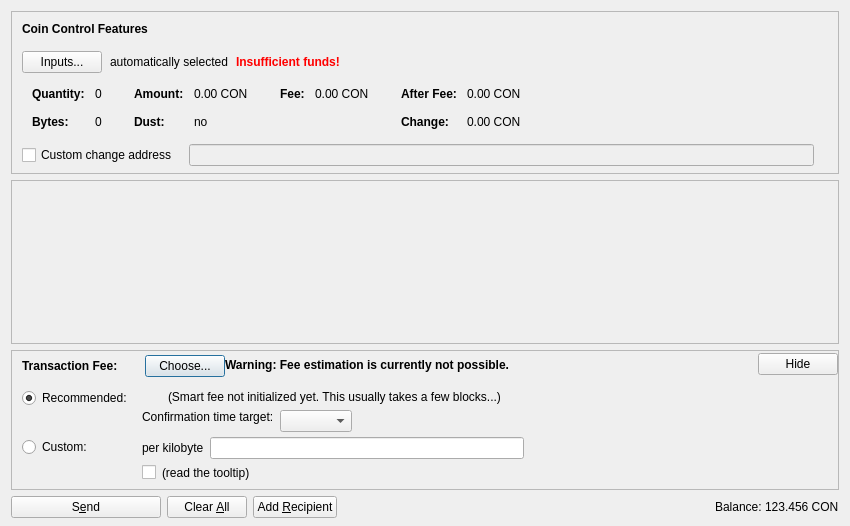
<?xml version="1.0" encoding="UTF-8"?>
<ui version="4.0">
 <class>SendCoinsDialog</class>
 <widget class="QDialog" name="SendCoinsDialog">
  <property name="geometry">
   <rect>
    <x>0</x>
    <y>0</y>
    <width>850</width>
    <height>526</height>
   </rect>
  </property>
  <property name="windowTitle">
   <string>Send Coins</string>
  </property>
  <layout class="QVBoxLayout" name="verticalLayout" stretch="0,1,0,0">
   <property name="bottomMargin">
    <number>8</number>
   </property>
   <item>
    <widget class="QFrame" name="frameCoinControl">
     <property name="sizePolicy">
      <sizepolicy hsizetype="Expanding" vsizetype="Expanding">
       <horstretch>0</horstretch>
       <verstretch>0</verstretch>
      </sizepolicy>
     </property>
     <property name="maximumSize">
      <size>
       <width>16777215</width>
       <height>16777215</height>
      </size>
     </property>
     <property name="frameShape">
      <enum>QFrame::StyledPanel</enum>
     </property>
     <property name="frameShadow">
      <enum>QFrame::Sunken</enum>
     </property>
     <layout class="QVBoxLayout" name="verticalLayoutCoinControl2">
      <property name="spacing">
       <number>0</number>
      </property>
      <property name="leftMargin">
       <number>0</number>
      </property>
      <property name="topMargin">
       <number>0</number>
      </property>
      <property name="rightMargin">
       <number>0</number>
      </property>
      <property name="bottomMargin">
       <number>6</number>
      </property>
      <item>
       <layout class="QVBoxLayout" name="verticalLayoutCoinControl" stretch="0,0,0,0,1">
        <property name="spacing">
         <number>0</number>
        </property>
        <property name="leftMargin">
         <number>10</number>
        </property>
        <property name="topMargin">
         <number>10</number>
        </property>
        <item>
         <layout class="QHBoxLayout" name="horizontalLayoutCoinControl1">
          <property name="bottomMargin">
           <number>15</number>
          </property>
          <item>
           <widget class="QLabel" name="labelCoinControlFeatures">
            <property name="sizePolicy">
             <sizepolicy hsizetype="Preferred" vsizetype="Maximum">
              <horstretch>0</horstretch>
              <verstretch>0</verstretch>
             </sizepolicy>
            </property>
            <property name="font">
             <font>
              <weight>75</weight>
              <bold>true</bold>
             </font>
            </property>
            <property name="styleSheet">
             <string notr="true">font-weight:bold;</string>
            </property>
            <property name="text">
             <string>Coin Control Features</string>
            </property>
           </widget>
          </item>
         </layout>
        </item>
        <item>
         <layout class="QHBoxLayout" name="horizontalLayoutCoinControl2" stretch="0,0,0,0">
          <property name="spacing">
           <number>8</number>
          </property>
          <property name="bottomMargin">
           <number>10</number>
          </property>
          <item>
           <widget class="QPushButton" name="pushButtonCoinControl">
            <property name="styleSheet">
             <string notr="true"/>
            </property>
            <property name="text">
             <string>Inputs...</string>
            </property>
            <property name="autoDefault">
             <bool>false</bool>
            </property>
           </widget>
          </item>
          <item>
           <widget class="QLabel" name="labelCoinControlAutomaticallySelected">
            <property name="text">
             <string>automatically selected</string>
            </property>
            <property name="margin">
             <number>5</number>
            </property>
           </widget>
          </item>
          <item>
           <widget class="QLabel" name="labelCoinControlInsuffFunds">
            <property name="font">
             <font>
              <weight>75</weight>
              <bold>true</bold>
             </font>
            </property>
            <property name="styleSheet">
             <string notr="true">color:red;font-weight:bold;</string>
            </property>
            <property name="text">
             <string>Insufficient funds!</string>
            </property>
            <property name="margin">
             <number>5</number>
            </property>
           </widget>
          </item>
          <item>
           <spacer name="horizontalSpacerCoinControl">
            <property name="orientation">
             <enum>Qt::Horizontal</enum>
            </property>
            <property name="sizeHint" stdset="0">
             <size>
              <width>40</width>
              <height>1</height>
             </size>
            </property>
           </spacer>
          </item>
         </layout>
        </item>
        <item>
         <widget class="QWidget" name="widgetCoinControl" native="true">
          <property name="sizePolicy">
           <sizepolicy hsizetype="Preferred" vsizetype="Preferred">
            <horstretch>0</horstretch>
            <verstretch>0</verstretch>
           </sizepolicy>
          </property>
          <property name="minimumSize">
           <size>
            <width>0</width>
            <height>0</height>
           </size>
          </property>
          <property name="styleSheet">
           <string notr="true"/>
          </property>
          <layout class="QHBoxLayout" name="horizontalLayoutCoinControl5">
           <property name="leftMargin">
            <number>0</number>
           </property>
           <property name="topMargin">
            <number>0</number>
           </property>
           <property name="rightMargin">
            <number>0</number>
           </property>
           <property name="bottomMargin">
            <number>0</number>
           </property>
           <item>
            <layout class="QHBoxLayout" name="horizontalLayoutCoinControl3" stretch="0,0,0,1">
             <property name="spacing">
              <number>20</number>
             </property>
             <property name="topMargin">
              <number>0</number>
             </property>
             <property name="bottomMargin">
              <number>10</number>
             </property>
             <item>
              <layout class="QFormLayout" name="formLayoutCoinControl1">
               <property name="horizontalSpacing">
                <number>10</number>
               </property>
               <property name="verticalSpacing">
                <number>14</number>
               </property>
               <property name="leftMargin">
                <number>10</number>
               </property>
               <property name="topMargin">
                <number>4</number>
               </property>
               <property name="rightMargin">
                <number>6</number>
               </property>
               <item row="0" column="0">
                <widget class="QLabel" name="labelCoinControlQuantityText">
                 <property name="font">
                  <font>
                   <weight>75</weight>
                   <bold>true</bold>
                  </font>
                 </property>
                 <property name="text">
                  <string>Quantity:</string>
                 </property>
                 <property name="margin">
                  <number>0</number>
                 </property>
                </widget>
               </item>
               <item row="0" column="1">
                <widget class="QLabel" name="labelCoinControlQuantity">
                 <property name="cursor">
                  <cursorShape>IBeamCursor</cursorShape>
                 </property>
                 <property name="contextMenuPolicy">
                  <enum>Qt::ActionsContextMenu</enum>
                 </property>
                 <property name="text">
                  <string notr="true">0</string>
                 </property>
                 <property name="margin">
                  <number>0</number>
                 </property>
                 <property name="textInteractionFlags">
                  <set>Qt::LinksAccessibleByMouse|Qt::TextSelectableByKeyboard|Qt::TextSelectableByMouse</set>
                 </property>
                </widget>
               </item>
               <item row="1" column="0">
                <widget class="QLabel" name="labelCoinControlBytesText">
                 <property name="font">
                  <font>
                   <weight>75</weight>
                   <bold>true</bold>
                  </font>
                 </property>
                 <property name="text">
                  <string>Bytes:</string>
                 </property>
                </widget>
               </item>
               <item row="1" column="1">
                <widget class="QLabel" name="labelCoinControlBytes">
                 <property name="cursor">
                  <cursorShape>IBeamCursor</cursorShape>
                 </property>
                 <property name="contextMenuPolicy">
                  <enum>Qt::ActionsContextMenu</enum>
                 </property>
                 <property name="text">
                  <string notr="true">0</string>
                 </property>
                 <property name="textInteractionFlags">
                  <set>Qt::LinksAccessibleByMouse|Qt::TextSelectableByKeyboard|Qt::TextSelectableByMouse</set>
                 </property>
                </widget>
               </item>
              </layout>
             </item>
             <item>
              <layout class="QFormLayout" name="formLayoutCoinControl2">
               <property name="horizontalSpacing">
                <number>10</number>
               </property>
               <property name="verticalSpacing">
                <number>14</number>
               </property>
               <property name="leftMargin">
                <number>6</number>
               </property>
               <property name="topMargin">
                <number>4</number>
               </property>
               <property name="rightMargin">
                <number>6</number>
               </property>
               <item row="0" column="0">
                <widget class="QLabel" name="labelCoinControlAmountText">
                 <property name="font">
                  <font>
                   <weight>75</weight>
                   <bold>true</bold>
                  </font>
                 </property>
                 <property name="text">
                  <string>Amount:</string>
                 </property>
                 <property name="margin">
                  <number>0</number>
                 </property>
                </widget>
               </item>
               <item row="0" column="1">
                <widget class="QLabel" name="labelCoinControlAmount">
                 <property name="cursor">
                  <cursorShape>IBeamCursor</cursorShape>
                 </property>
                 <property name="contextMenuPolicy">
                  <enum>Qt::ActionsContextMenu</enum>
                 </property>
                 <property name="text">
                  <string notr="true">0.00 CON</string>
                 </property>
                 <property name="textInteractionFlags">
                  <set>Qt::LinksAccessibleByMouse|Qt::TextSelectableByKeyboard|Qt::TextSelectableByMouse</set>
                 </property>
                </widget>
               </item>
               <item row="1" column="0">
                <widget class="QLabel" name="labelCoinControlLowOutputText">
                 <property name="font">
                  <font>
                   <weight>75</weight>
                   <bold>true</bold>
                  </font>
                 </property>
                 <property name="text">
                  <string>Dust:</string>
                 </property>
                </widget>
               </item>
               <item row="1" column="1">
                <widget class="QLabel" name="labelCoinControlLowOutput">
                 <property name="cursor">
                  <cursorShape>IBeamCursor</cursorShape>
                 </property>
                 <property name="contextMenuPolicy">
                  <enum>Qt::ActionsContextMenu</enum>
                 </property>
                 <property name="text">
                  <string notr="true">no</string>
                 </property>
                 <property name="textInteractionFlags">
                  <set>Qt::LinksAccessibleByMouse|Qt::TextSelectableByKeyboard|Qt::TextSelectableByMouse</set>
                 </property>
                </widget>
               </item>
              </layout>
             </item>
             <item>
              <layout class="QFormLayout" name="formLayoutCoinControl3">
               <property name="horizontalSpacing">
                <number>10</number>
               </property>
               <property name="verticalSpacing">
                <number>14</number>
               </property>
               <property name="leftMargin">
                <number>6</number>
               </property>
               <property name="topMargin">
                <number>4</number>
               </property>
               <property name="rightMargin">
                <number>6</number>
               </property>
               <item row="0" column="0">
                <widget class="QLabel" name="labelCoinControlFeeText">
                 <property name="font">
                  <font>
                   <weight>75</weight>
                   <bold>true</bold>
                  </font>
                 </property>
                 <property name="text">
                  <string>Fee:</string>
                 </property>
                 <property name="margin">
                  <number>0</number>
                 </property>
                </widget>
               </item>
               <item row="0" column="1">
                <widget class="QLabel" name="labelCoinControlFee">
                 <property name="cursor">
                  <cursorShape>IBeamCursor</cursorShape>
                 </property>
                 <property name="contextMenuPolicy">
                  <enum>Qt::ActionsContextMenu</enum>
                 </property>
                 <property name="text">
                  <string notr="true">0.00 CON</string>
                 </property>
                 <property name="textInteractionFlags">
                  <set>Qt::LinksAccessibleByMouse|Qt::TextSelectableByKeyboard|Qt::TextSelectableByMouse</set>
                 </property>
                </widget>
               </item>
              </layout>
             </item>
             <item>
              <layout class="QFormLayout" name="formLayoutCoinControl4">
               <property name="horizontalSpacing">
                <number>10</number>
               </property>
               <property name="verticalSpacing">
                <number>14</number>
               </property>
               <property name="leftMargin">
                <number>6</number>
               </property>
               <property name="topMargin">
                <number>4</number>
               </property>
               <property name="rightMargin">
                <number>6</number>
               </property>
               <item row="0" column="0">
                <widget class="QLabel" name="labelCoinControlAfterFeeText">
                 <property name="font">
                  <font>
                   <weight>75</weight>
                   <bold>true</bold>
                  </font>
                 </property>
                 <property name="text">
                  <string>After Fee:</string>
                 </property>
                 <property name="margin">
                  <number>0</number>
                 </property>
                </widget>
               </item>
               <item row="0" column="1">
                <widget class="QLabel" name="labelCoinControlAfterFee">
                 <property name="cursor">
                  <cursorShape>IBeamCursor</cursorShape>
                 </property>
                 <property name="contextMenuPolicy">
                  <enum>Qt::ActionsContextMenu</enum>
                 </property>
                 <property name="text">
                  <string notr="true">0.00 CON</string>
                 </property>
                 <property name="textInteractionFlags">
                  <set>Qt::LinksAccessibleByMouse|Qt::TextSelectableByKeyboard|Qt::TextSelectableByMouse</set>
                 </property>
                </widget>
               </item>
               <item row="1" column="0">
                <widget class="QLabel" name="labelCoinControlChangeText">
                 <property name="font">
                  <font>
                   <weight>75</weight>
                   <bold>true</bold>
                  </font>
                 </property>
                 <property name="text">
                  <string>Change:</string>
                 </property>
                </widget>
               </item>
               <item row="1" column="1">
                <widget class="QLabel" name="labelCoinControlChange">
                 <property name="cursor">
                  <cursorShape>IBeamCursor</cursorShape>
                 </property>
                 <property name="contextMenuPolicy">
                  <enum>Qt::ActionsContextMenu</enum>
                 </property>
                 <property name="text">
                  <string notr="true">0.00 CON</string>
                 </property>
                 <property name="textInteractionFlags">
                  <set>Qt::LinksAccessibleByMouse|Qt::TextSelectableByKeyboard|Qt::TextSelectableByMouse</set>
                 </property>
                </widget>
               </item>
              </layout>
             </item>
            </layout>
           </item>
          </layout>
         </widget>
        </item>
        <item>
         <layout class="QHBoxLayout" name="horizontalLayoutCoinControl4" stretch="0,0,0">
          <property name="spacing">
           <number>12</number>
          </property>
          <property name="sizeConstraint">
           <enum>QLayout::SetDefaultConstraint</enum>
          </property>
          <property name="topMargin">
           <number>5</number>
          </property>
          <property name="rightMargin">
           <number>5</number>
          </property>
          <item>
           <widget class="QCheckBox" name="checkBoxCoinControlChange">
            <property name="toolTip">
             <string>If this is activated, but the change address is empty or invalid, change will be sent to a newly generated address.</string>
            </property>
            <property name="text">
             <string>Custom change address</string>
            </property>
           </widget>
          </item>
          <item>
           <widget class="QValidatedLineEdit" name="lineEditCoinControlChange">
            <property name="enabled">
             <bool>false</bool>
            </property>
            <property name="sizePolicy">
             <sizepolicy hsizetype="Expanding" vsizetype="Fixed">
              <horstretch>0</horstretch>
              <verstretch>0</verstretch>
             </sizepolicy>
            </property>
           </widget>
          </item>
          <item>
           <widget class="QLabel" name="labelCoinControlChangeLabel">
            <property name="sizePolicy">
             <sizepolicy hsizetype="Preferred" vsizetype="Expanding">
              <horstretch>0</horstretch>
              <verstretch>0</verstretch>
             </sizepolicy>
            </property>
            <property name="minimumSize">
             <size>
              <width>0</width>
              <height>0</height>
             </size>
            </property>
            <property name="text">
             <string/>
            </property>
            <property name="margin">
             <number>3</number>
            </property>
           </widget>
          </item>
         </layout>
        </item>
        <item>
         <spacer name="verticalSpacerCoinControl">
          <property name="orientation">
           <enum>Qt::Vertical</enum>
          </property>
          <property name="sizeHint" stdset="0">
           <size>
            <width>800</width>
            <height>1</height>
           </size>
          </property>
         </spacer>
        </item>
       </layout>
      </item>
     </layout>
    </widget>
   </item>
   <item>
    <widget class="QScrollArea" name="scrollArea">
     <property name="widgetResizable">
      <bool>true</bool>
     </property>
     <widget class="QWidget" name="scrollAreaWidgetContents">
      <property name="geometry">
       <rect>
        <x>0</x>
        <y>0</y>
        <width>830</width>
        <height>104</height>
       </rect>
      </property>
      <layout class="QVBoxLayout" name="verticalLayout_2" stretch="0,1">
       <property name="leftMargin">
        <number>0</number>
       </property>
       <property name="topMargin">
        <number>0</number>
       </property>
       <property name="rightMargin">
        <number>0</number>
       </property>
       <property name="bottomMargin">
        <number>0</number>
       </property>
       <item>
        <layout class="QVBoxLayout" name="entries">
         <property name="spacing">
          <number>6</number>
         </property>
        </layout>
       </item>
       <item>
        <spacer name="verticalSpacer">
         <property name="orientation">
          <enum>Qt::Vertical</enum>
         </property>
         <property name="sizeHint" stdset="0">
          <size>
           <width>20</width>
           <height>40</height>
          </size>
         </property>
        </spacer>
       </item>
      </layout>
     </widget>
    </widget>
   </item>
   <item>
    <widget class="QFrame" name="frameFee">
     <property name="sizePolicy">
      <sizepolicy hsizetype="Expanding" vsizetype="Expanding">
       <horstretch>0</horstretch>
       <verstretch>0</verstretch>
      </sizepolicy>
     </property>
     <property name="maximumSize">
      <size>
       <width>16777215</width>
       <height>16777215</height>
      </size>
     </property>
     <property name="frameShape">
      <enum>QFrame::StyledPanel</enum>
     </property>
     <property name="frameShadow">
      <enum>QFrame::Sunken</enum>
     </property>
     <layout class="QVBoxLayout" name="verticalLayoutFee1">
      <property name="spacing">
       <number>0</number>
      </property>
      <property name="leftMargin">
       <number>0</number>
      </property>
      <property name="topMargin">
       <number>0</number>
      </property>
      <property name="rightMargin">
       <number>0</number>
      </property>
      <property name="bottomMargin">
       <number>0</number>
      </property>
      <item>
       <layout class="QVBoxLayout" name="verticalLayoutFee2" stretch="0,0,0">
        <property name="spacing">
         <number>0</number>
        </property>
        <property name="leftMargin">
         <number>10</number>
        </property>
        <property name="topMargin">
         <number>0</number>
        </property>
        <item>
         <layout class="QHBoxLayout" name="horizontalLayoutFee1">
          <property name="bottomMargin">
           <number>0</number>
          </property>
          <item>
           <layout class="QVBoxLayout" name="verticalLayoutFee7">
            <property name="spacing">
             <number>0</number>
            </property>
            <item>
             <spacer name="verticalSpacerSmartFee">
              <property name="orientation">
               <enum>Qt::Vertical</enum>
              </property>
              <property name="sizeType">
               <enum>QSizePolicy::Fixed</enum>
              </property>
              <property name="sizeHint" stdset="0">
               <size>
                <width>1</width>
                <height>4</height>
               </size>
              </property>
             </spacer>
            </item>
            <item>
             <layout class="QHBoxLayout" name="horizontalLayoutSmartFee">
              <property name="spacing">
               <number>10</number>
              </property>
              <item>
               <widget class="QLabel" name="labelFeeHeadline">
                <property name="sizePolicy">
                 <sizepolicy hsizetype="Preferred" vsizetype="Maximum">
                  <horstretch>0</horstretch>
                  <verstretch>0</verstretch>
                 </sizepolicy>
                </property>
                <property name="font">
                 <font>
                  <weight>75</weight>
                  <bold>true</bold>
                 </font>
                </property>
                <property name="styleSheet">
                 <string notr="true">font-weight:bold;</string>
                </property>
                <property name="text">
                 <string>Transaction Fee:</string>
                </property>
               </widget>
              </item>
              <item>
               <widget class="QLabel" name="labelFeeMinimized">
                <property name="text">
                 <string/>
                </property>
               </widget>
              </item>
              <item>
               <widget class="QPushButton" name="buttonChooseFee">
                <property name="text">
                 <string>Choose...</string>
                </property>
               </widget>
              </item>
             </layout>
            </item>
            <item>
             <spacer name="verticalSpacer_5">
              <property name="orientation">
               <enum>Qt::Vertical</enum>
              </property>
              <property name="sizeHint" stdset="0">
               <size>
                <width>1</width>
                <height>1</height>
               </size>
              </property>
             </spacer>
            </item>
           </layout>
          </item>
          <item>
           <widget class="QLabel" name="fallbackFeeWarningLabel">
            <property name="toolTip">
             <string>Using the fallbackfee can result in sending a transaction that will take several hours or days (or never) to confirm. Consider choosing your fee manually or wait until you have validated the complete chain.</string>
            </property>
            <property name="font">
            <font>
                <weight>75</weight>
                <bold>true</bold>
            </font>
            </property>
            <property name="text">
             <string>Warning: Fee estimation is currently not possible.</string>
            </property>
            <property name="wordWrap">
             <bool>false</bool>
            </property>
           </widget>
          </item>
          <item>
           <spacer name="horizontalSpacer_4">
            <property name="orientation">
             <enum>Qt::Horizontal</enum>
            </property>
            <property name="sizeType">
             <enum>QSizePolicy::MinimumExpanding</enum>
            </property>
            <property name="sizeHint" stdset="0">
             <size>
              <width>40</width>
              <height>20</height>
             </size>
            </property>
           </spacer>
          </item>
          <item>
           <widget class="QPushButton" name="buttonMinimizeFee">
            <property name="toolTip">
             <string>collapse fee-settings</string>
            </property>
            <property name="text">
             <string>Hide</string>
            </property>
           </widget>
          </item>
         </layout>
        </item>
        <item>
         <widget class="QFrame" name="frameFeeSelection">
          <layout class="QVBoxLayout" name="verticalLayoutFee12">
           <property name="spacing">
            <number>0</number>
           </property>
           <property name="leftMargin">
            <number>0</number>
           </property>
           <property name="topMargin">
            <number>0</number>
           </property>
           <property name="rightMargin">
            <number>0</number>
           </property>
           <property name="bottomMargin">
            <number>0</number>
           </property>
           <item>
            <layout class="QGridLayout" name="gridLayoutFee">
             <property name="topMargin">
              <number>10</number>
             </property>
             <property name="bottomMargin">
              <number>4</number>
             </property>
             <property name="horizontalSpacing">
              <number>10</number>
             </property>
             <property name="verticalSpacing">
              <number>4</number>
             </property>
             <item row="1" column="1">
              <layout class="QVBoxLayout" name="verticalLayoutFee8">
               <property name="spacing">
                <number>6</number>
               </property>
               <item>
                <layout class="QHBoxLayout" name="horizontalLayoutFee13">
                 <item>
                  <widget class="QLabel" name="labelCustomPerKilobyte">
                   <property name="toolTip">
                    <string>If the custom fee is set to 1000 satoshis and the transaction is only 250 bytes, then &quot;per kilobyte&quot; only pays 250 satoshis in fee, while &quot;total at least&quot; pays 1000 satoshis. For transactions bigger than a kilobyte both pay by kilobyte.</string>
                   </property>
                   <property name="text">
                    <string>per kilobyte</string>
                   </property>
                  </widget>
                 </item>
                 <item>
                  <widget class="BitcoinAmountField" name="customFee"/>
                 </item>
                 <item>
                  <spacer name="horizontalSpacer_6">
                   <property name="orientation">
                    <enum>Qt::Horizontal</enum>
                   </property>
                   <property name="sizeHint" stdset="0">
                    <size>
                     <width>1</width>
                     <height>1</height>
                    </size>
                   </property>
                  </spacer>
                 </item>
                </layout>
               </item>
               <item>
                <layout class="QHBoxLayout" name="horizontalLayoutFee8">
                 <item>
                  <widget class="QCheckBox" name="checkBoxMinimumFee">
                   <property name="toolTip">
                    <string>Paying only the minimum fee is just fine as long as there is less transaction volume than space in the blocks. But be aware that this can end up in a never confirming transaction once there is more demand for concoin transactions than the network can process.</string>
                   </property>
                   <property name="text">
                    <string/>
                   </property>
                  </widget>
                 </item>
                 <item>
                  <widget class="QLabel" name="labelMinFeeWarning">
                   <property name="enabled">
                    <bool>true</bool>
                   </property>
                   <property name="toolTip">
                    <string>Paying only the minimum fee is just fine as long as there is less transaction volume than space in the blocks. But be aware that this can end up in a never confirming transaction once there is more demand for concoin transactions than the network can process.</string>
                   </property>
                   <property name="text">
                    <string>(read the tooltip)</string>
                   </property>
                   <property name="margin">
                    <number>5</number>
                   </property>
                  </widget>
                 </item>
                 <item>
                  <spacer name="horizontalSpacer_2">
                   <property name="orientation">
                    <enum>Qt::Horizontal</enum>
                   </property>
                   <property name="sizeHint" stdset="0">
                    <size>
                     <width>1</width>
                     <height>1</height>
                    </size>
                   </property>
                  </spacer>
                 </item>
                </layout>
               </item>
              </layout>
             </item>
             <item row="0" column="0">
              <layout class="QVBoxLayout" name="verticalLayoutFee4" stretch="0,1">
               <item>
                <widget class="QRadioButton" name="radioSmartFee">
                 <property name="text">
                  <string>Recommended:</string>
                 </property>
                 <property name="checked">
                  <bool>true</bool>
                 </property>
                 <attribute name="buttonGroup">
                  <string notr="true">groupFee</string>
                 </attribute>
                </widget>
               </item>
               <item>
                <spacer name="verticalSpacer_2">
                 <property name="orientation">
                  <enum>Qt::Vertical</enum>
                 </property>
                 <property name="sizeHint" stdset="0">
                  <size>
                   <width>1</width>
                   <height>1</height>
                  </size>
                 </property>
                </spacer>
               </item>
              </layout>
             </item>
             <item row="1" column="0">
              <layout class="QVBoxLayout" name="verticalLayoutFee9" stretch="0,1">
               <item>
                <widget class="QRadioButton" name="radioCustomFee">
                 <property name="text">
                  <string>Custom:</string>
                 </property>
                 <attribute name="buttonGroup">
                  <string notr="true">groupFee</string>
                 </attribute>
                </widget>
               </item>
               <item>
                <spacer name="verticalSpacer_6">
                 <property name="orientation">
                  <enum>Qt::Vertical</enum>
                 </property>
                 <property name="sizeHint" stdset="0">
                  <size>
                   <width>1</width>
                   <height>1</height>
                  </size>
                 </property>
                </spacer>
               </item>
              </layout>
             </item>
             <item row="0" column="1">
              <layout class="QVBoxLayout" name="verticalLayoutFee3" stretch="0,0,1">
               <property name="spacing">
                <number>6</number>
               </property>
               <property name="topMargin">
                <number>2</number>
               </property>
               <item>
                <layout class="QHBoxLayout" name="horizontalLayoutFee12">
                 <item>
                  <widget class="QLabel" name="labelSmartFee">
                   <property name="text">
                    <string/>
                   </property>
                   <property name="margin">
                    <number>2</number>
                   </property>
                  </widget>
                 </item>
                 <item>
                  <widget class="QLabel" name="labelFeeEstimation">
                   <property name="text">
                    <string/>
                   </property>
                  </widget>
                 </item>
                 <item>
                  <widget class="QLabel" name="labelSmartFee2">
                   <property name="text">
                    <string>(Smart fee not initialized yet. This usually takes a few blocks...)</string>
                   </property>
                   <property name="margin">
                    <number>2</number>
                   </property>
                  </widget>
                 </item>
                 <item>
                  <spacer name="horizontalSpacer_5">
                   <property name="orientation">
                    <enum>Qt::Horizontal</enum>
                   </property>
                   <property name="sizeHint" stdset="0">
                    <size>
                     <width>1</width>
                     <height>1</height>
                    </size>
                   </property>
                  </spacer>
                 </item>
                </layout>
               </item>
               <item>
                <layout class="QHBoxLayout" name="horizontalLayoutFee9">
                 <item>
                  <layout class="QVBoxLayout" name="verticalLayoutFee6">
                   <item>
                    <widget class="QLabel" name="labelSmartFee3">
                     <property name="text">
                      <string>Confirmation time target:</string>
                     </property>
                     <property name="margin">
                      <number>2</number>
                     </property>
                    </widget>
                   </item>
                   <item>
                    <spacer name="verticalSpacer_3">
                     <property name="orientation">
                      <enum>Qt::Vertical</enum>
                     </property>
                     <property name="sizeHint" stdset="0">
                      <size>
                       <width>1</width>
                       <height>1</height>
                      </size>
                     </property>
                    </spacer>
                   </item>
                  </layout>
                 </item>
                 <item>
                  <layout class="QVBoxLayout" name="verticalLayoutFee5">
                   <property name="rightMargin">
                    <number>30</number>
                   </property>
                   <item>
                    <layout class="QHBoxLayout" name="horizontalLayoutConfTarget">
                     <property name="bottomMargin">
                      <number>0</number>
                     </property>
                     <item>
                      <widget class="QComboBox" name="confTargetSelector"/>
                     </item>
                     <item>
                      <spacer name="horizontalSpacerConfTarget">
                       <property name="orientation">
                        <enum>Qt::Horizontal</enum>
                       </property>
                       <property name="sizeHint" stdset="0">
                        <size>
                         <width>40</width>
                         <height>20</height>
                        </size>
                       </property>
                      </spacer>
                     </item>
                    </layout>
                   </item>
                  </layout>
                 </item>
                </layout>
               </item>
               <item>
                <spacer name="verticalSpacer_4">
                 <property name="orientation">
                  <enum>Qt::Vertical</enum>
                 </property>
                 <property name="sizeHint" stdset="0">
                  <size>
                   <width>1</width>
                   <height>1</height>
                  </size>
                 </property>
                </spacer>
               </item>
              </layout>
             </item>
            </layout>
           </item>
          </layout>
         </widget>
        </item>
        <item>
         <spacer name="verticalSpacerFee">
          <property name="orientation">
           <enum>Qt::Vertical</enum>
          </property>
          <property name="sizeHint" stdset="0">
           <size>
            <width>40</width>
            <height>5</height>
           </size>
          </property>
         </spacer>
        </item>
       </layout>
      </item>
     </layout>
    </widget>
   </item>
   <item>
    <layout class="QHBoxLayout" name="horizontalLayout">
     <item>
      <widget class="QPushButton" name="sendButton">
       <property name="minimumSize">
        <size>
         <width>150</width>
         <height>0</height>
        </size>
       </property>
       <property name="toolTip">
        <string>Confirm the send action</string>
       </property>
       <property name="text">
        <string>S&amp;end</string>
       </property>
       <property name="icon">
        <iconset resource="../bitcoin.qrc">
         <normaloff>:/icons/send</normaloff>:/icons/send</iconset>
       </property>
       <property name="autoDefault">
        <bool>false</bool>
       </property>
       <property name="default">
        <bool>false</bool>
       </property>
      </widget>
     </item>
     <item>
      <widget class="QPushButton" name="clearButton">
       <property name="sizePolicy">
        <sizepolicy hsizetype="Minimum" vsizetype="Fixed">
         <horstretch>0</horstretch>
         <verstretch>0</verstretch>
        </sizepolicy>
       </property>
       <property name="toolTip">
        <string>Clear all fields of the form.</string>
       </property>
       <property name="text">
        <string>Clear &amp;All</string>
       </property>
       <property name="icon">
        <iconset resource="../bitcoin.qrc">
         <normaloff>:/icons/remove</normaloff>:/icons/remove</iconset>
       </property>
       <property name="autoDefault">
        <bool>false</bool>
       </property>
      </widget>
     </item>
     <item>
      <widget class="QPushButton" name="addButton">
       <property name="toolTip">
        <string>Send to multiple recipients at once</string>
       </property>
       <property name="text">
        <string>Add &amp;Recipient</string>
       </property>
       <property name="icon">
        <iconset resource="../bitcoin.qrc">
         <normaloff>:/icons/add</normaloff>:/icons/add</iconset>
       </property>
       <property name="autoDefault">
        <bool>false</bool>
       </property>
      </widget>
     </item>
     <item>
      <spacer name="horizontalSpacer">
       <property name="orientation">
        <enum>Qt::Horizontal</enum>
       </property>
       <property name="sizeHint" stdset="0">
        <size>
         <width>40</width>
         <height>20</height>
        </size>
       </property>
      </spacer>
     </item>
     <item>
      <layout class="QHBoxLayout" name="horizontalLayout_2">
       <property name="spacing">
        <number>3</number>
       </property>
       <item>
        <widget class="QLabel" name="label">
         <property name="sizePolicy">
          <sizepolicy hsizetype="Preferred" vsizetype="Fixed">
           <horstretch>0</horstretch>
           <verstretch>0</verstretch>
          </sizepolicy>
         </property>
         <property name="text">
          <string>Balance:</string>
         </property>
        </widget>
       </item>
       <item>
        <widget class="QLabel" name="labelBalance">
         <property name="sizePolicy">
          <sizepolicy hsizetype="Preferred" vsizetype="Fixed">
           <horstretch>0</horstretch>
           <verstretch>0</verstretch>
          </sizepolicy>
         </property>
         <property name="cursor">
          <cursorShape>IBeamCursor</cursorShape>
         </property>
         <property name="text">
          <string notr="true">123.456 CON</string>
         </property>
         <property name="textInteractionFlags">
          <set>Qt::LinksAccessibleByMouse|Qt::TextSelectableByKeyboard|Qt::TextSelectableByMouse</set>
         </property>
        </widget>
       </item>
      </layout>
     </item>
    </layout>
   </item>
  </layout>
 </widget>
 <customwidgets>
  <customwidget>
   <class>QValidatedLineEdit</class>
   <extends>QLineEdit</extends>
   <header>qvalidatedlineedit.h</header>
  </customwidget>
  <customwidget>
   <class>BitcoinAmountField</class>
   <extends>QLineEdit</extends>
   <header>bitcoinamountfield.h</header>
   <container>1</container>
  </customwidget>
 </customwidgets>
 <resources>
  <include location="../bitcoin.qrc"/>
 </resources>
 <connections/>
 <buttongroups>
  <buttongroup name="groupFee"/>
 </buttongroups>
</ui>
